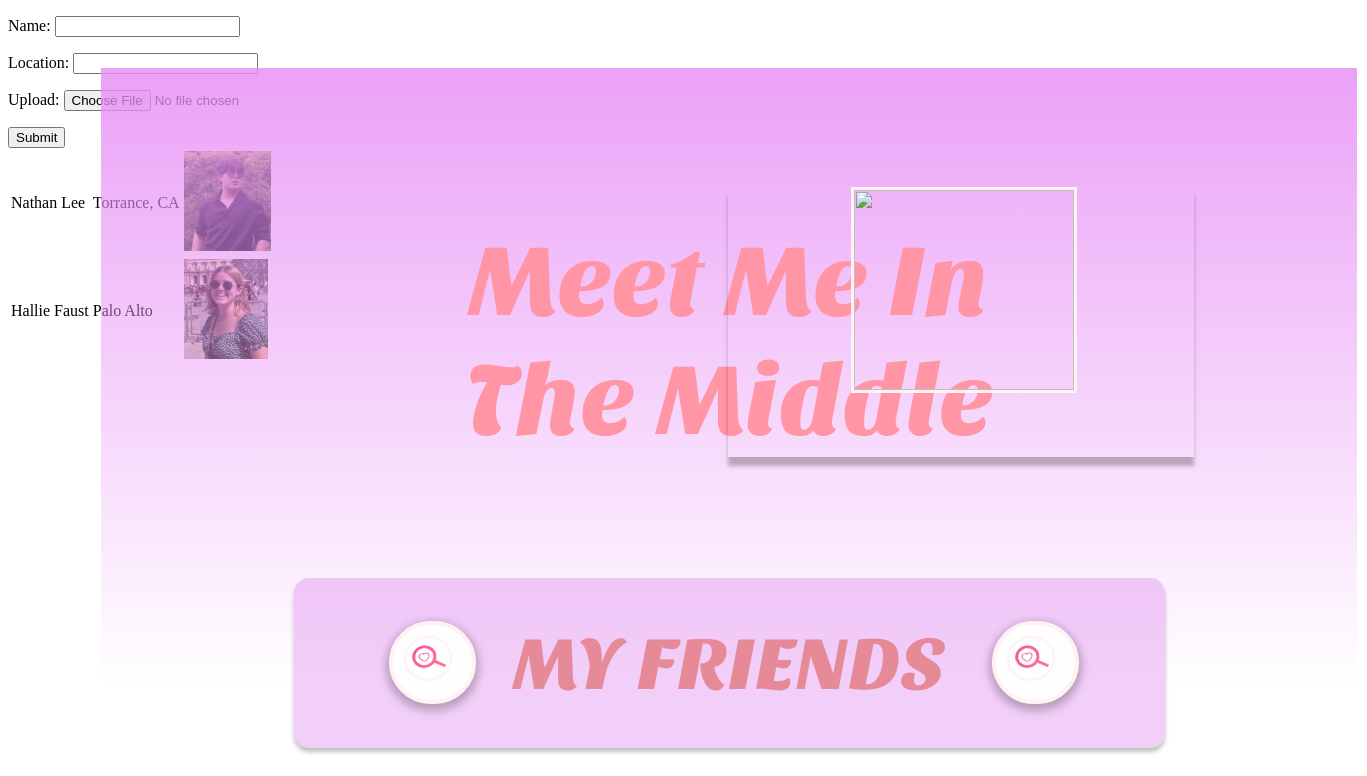
Screenshot of /friends with the database file from the repository.
### app/models.py (models this page shows, shortened)
class Friend(models.Model):
    name = models.CharField(max_length=200)
    location = models.CharField(max_length=200)
    upload = models.ImageField(upload_to="media/", default="NULL")

### app/views.py (the view)
# urls.py: path('friends', views.friends)
def friends(request):
    if request.method == "POST":
        form = FriendForm(request.POST, request.FILES)
        if form.is_valid():
            form.save()
    print(Friend.objects.filter().values())
    form = FriendForm()
    return render(request, "friends.html", {"form": form, "friends": Friend.objects.filter().values()})

### app/forms.py
class FriendForm(ModelForm):
    class Meta:
        model = Friend
        fields = ["name", "location", "upload"]

### templates/friends.html (shortened to what this page needs)
<!DOCTYPE html>
<html lang="en">
<link rel="stylesheet" href="static/stylesheets2.css">
<body>
    <div class = "Desktop1">
        <div class="Block1"></div>
        <div class="Block2"></div>
        <div class="Block3">Meet Me in <br/>the Middle </div>
        <div class="Block4">MY FRIENDS  </div>
        <div class="LogoBack1">
          <img style="width: 220.11px; height: 200.24px; border: 3px #FFF2F2 solid" src="" />
        </div>
        <div style="width: 79px; height: 75px; left: 389px; top: 621px; position: absolute">
          <div style="width: 58.38px; height: 55.59px; left: 5.70px; top: 14.91px; position: absolute; transform: rotate(-9.36deg); transform-origin: 0 0">
            <img style="width: 47.93px; height: 45.65px; left: 4.86px; top: 4.63px; position: absolute" src="static/searchicon.png" />
          </div>
        </div>
        <div style="width: 79px; height: 75px; left: 992px; top: 621px; position: absolute">
          <div style="width: 58.38px; height: 55.59px; left: 5.70px; top: 14.91px; position: absolute; transform: rotate(-9.36deg); transform-origin: 0 0">
            <img style="width: 47.93px; height: 45.65px; left: 4.86px; top: 4.63px; position: absolute" src="static/searchicon.png" />
          </div>
        </div>
      </div>
    <div>
        <form method="post" enctype="multipart/form-data">
            {{ form.as_p }}
        <button class="button">Submit</button>
        </form>
    </div>
    <table class="table">
        <tbody>
        {% for friend in friends %}
            <tr>
                <td>{{friend.name}}</td>
                <td>{{friend.location}}</td>
                <td><img src="media/{{ friend.upload }}" height="100" width="auto"></td>
            </tr>
        {% endfor %}
        </tbody>
    </table>
</body>
</html>

### static/stylesheets2.css (style rules this page uses)
.Desktop1 { width: 100%; height: 100%; position: center; background: #FFEBFB; }
.Block1 { width: 871px; height: 170px; left: 294px; top: 578px; position: absolute; background: rgba(230.17, 158.76, 241.79, 0.50); box-shadow: 0px 4px 4px rgba(0, 0, 0, 0.25); border-radius: 15px; border: 10px #F68DC1 solid" }
.Block2 { width: 1256px; height: 618px; left: 101px; top: 68px; position: absolute; background: linear-gradient(180deg, rgba(230.16, 140.15, 244.81, 0.82) 0%, rgba(217, 217, 217, 0) 100%); border-radius: 25px" }
.Block3 { width: 782px; height: 240px; left: 338px; top: 222px; position: absolute; text-align: center; color: #FF95A5; font-size: 102px; font-family: SansitaOne; font-weight: 400; text-transform: capitalize; word-wrap: break-word }
.Block4 { width: 782px; height: 240px; left: 338px; top: 621px; position: absolute; text-align: center; color: #E68A98; font-size: 75px; font-family: SansitaOne; font-weight: 400; word-wrap: break-word }
.LogoBack1 { width: 343px; height: 235px; padding-bottom: 34.76px; padding-left: 122.89px; left: 728px; top: 187px; position: absolute; box-shadow: 0px 9px 4px rgba(0, 0, 0, 0.25); justify-content: flex-end; align-items: center; display: inline-flex" }

### rows the page displays
Friend: name "Nathan Lee", location "Torrance, CA", upload (picture)
Friend: name "Hallie Faust", location "Palo Alto", upload (picture)
